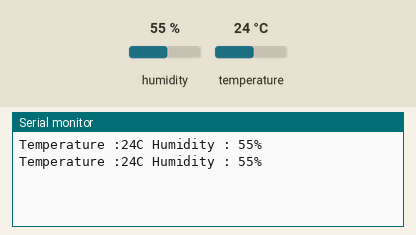
Recording of a sketch running on a simulated Arduino Uno, built with avr-gcc and run on an emulated ATmega328P. Shown: the last lines printed to the serial monitor. The inputs (shaded band) are chosen by the test bench; at power-on: humidity 55 %, temperature 24 °C.

Above: at 6.8 s.
6.9 s: humidity set to 22 %
At 10.4 s:
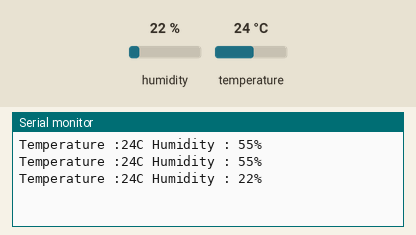
11.4 s: temperature set to 12 °C
At 13.5 s:
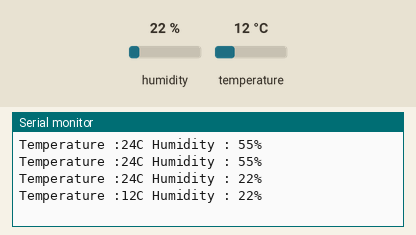
15.9 s: humidity set to 40 %
At 18.7 s:
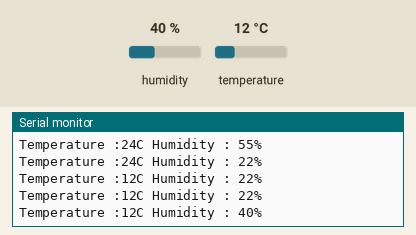
Timing chart, 0 to 20.2 s (numbered marks = the images above; inputs shaded):
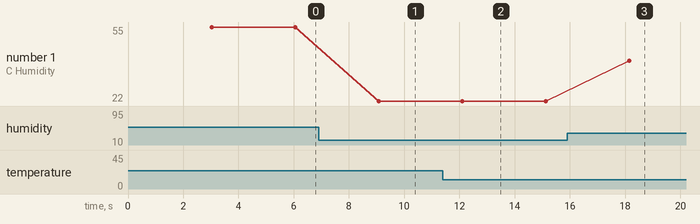

Measured:
- after the input at 6.9 s, the serial monitor: prints a new line after 2.2 s (image 1)
- after the input at 11.4 s, the serial monitor: prints a new line after 0.69 s (image 2)
- after the input at 15.9 s, the serial monitor: prints a new line after 2.2 s (image 3)
- plotted number 1: 55 → 22 after the input at 6.9 s, 22 → 40 after the input at 15.9 s

The sketch:

Basic_DHT.ino
```cpp
#include<DHT.h>     //DHT.h 라이브러리 추가
DHT dht(12, DHT11); //DHT 설정 dht(핀, DHT종류)

void setup() {
  Serial.begin(9600);
}

void loop() {
  delay(3000);
  int tem = dht.readTemperature();
  int hum = dht.readHumidity();
  Serial.print("Temperature :");
  Serial.print(tem);
  Serial.print("C ");
  Serial.print("Humidity : ");
  Serial.print(hum);
  Serial.println("% ");
}
```
